Frame 1 (no input): blank canvas, image omitted
Frame 60 (the mouse pressed at the canvas centre just before this capture): blank canvas, image omitted
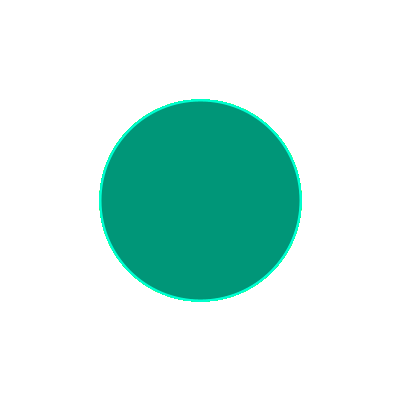
Frame 120 (the mouse held since frame 60 and released just before this capture)

The Processing sketch whose frames 1 and 60 were blank and that drew this single picture after the mouse press (run headless with seeded random() and noise(); from frame 60 on, the mouse is pressed at the canvas centre):

// Processing sketch: processing_45736
// ── processing_45736.pde

//ASH Get funky

void setup() {
  size(400,400);
  smooth();
  background(255);
  colorMode(HSB);
}
 
void draw() {
  filter(ERODE);
   
  if (mousePressed) {
    filter(DILATE);
  } else {
    filter(BLUR);
  }
   
  stroke(frameCount % 255, 255, 255);
  strokeWeight(2);
  ellipse(200, 200, mouseX, mouseY);
 // float h = random(100); //gives the hue, saturation, and brightness
 // float s = random(100); // random properties
 // float b = random(100);
  fill(frameCount % 150, 255, 150);

}
void keyPressed()
{
  if(key == 'c' || key == 'C')
      background(255);
  if(key == ' ')
      background(0);
}
                
                                                                                                                                                                
